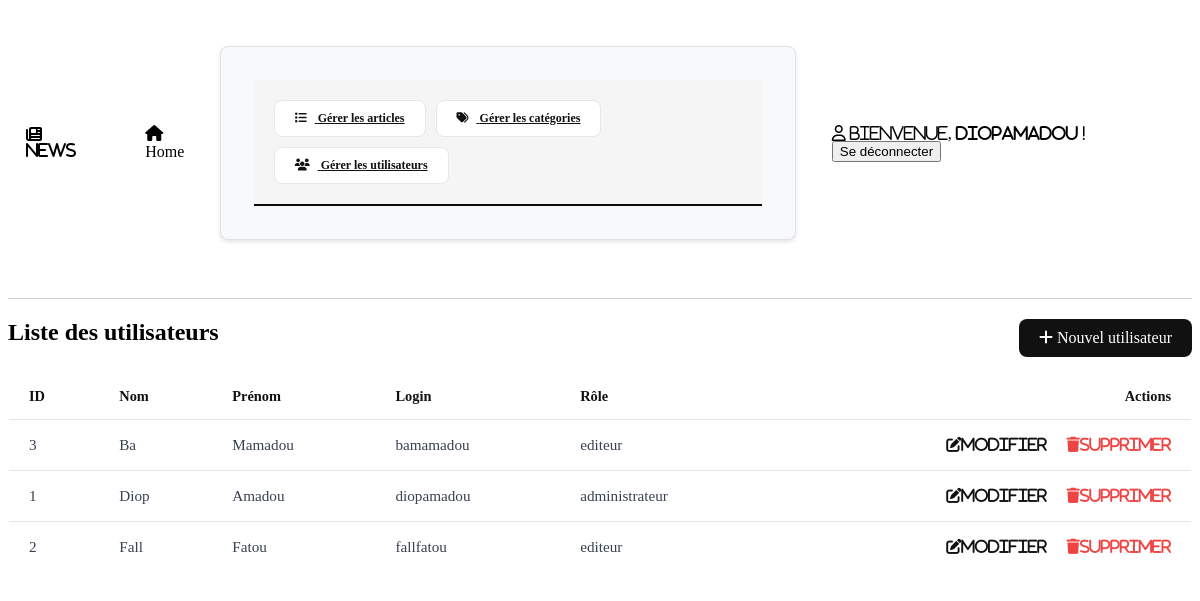
The app's page /utilisateurs/liste.php (signed in) with its own data.
### tables this page shows
CREATE TABLE IF NOT EXISTS utilisateurs (
    id            INT AUTO_INCREMENT PRIMARY KEY,
    nom           VARCHAR(100) NOT NULL,
    prenom        VARCHAR(100) NOT NULL,
    login         VARCHAR(100) NOT NULL UNIQUE,
    mot_de_passe  VARCHAR(255) NOT NULL,
    role          ENUM('editeur', 'administrateur') NOT NULL,
    date_creation DATETIME DEFAULT CURRENT_TIMESTAMP
);

### utilisateurs/liste.php (the view, shortened to what this page needs)
<?php
require_once '../db.php';
require_once '../entete.php';
require_once '../menu.php';
$utilisateurs = $db->query("SELECT * FROM utilisateurs ORDER BY nom")->fetchAll(PDO::FETCH_ASSOC);
?>
<a href="ajouter.php" class="btn-new">
    <i class="fa-solid fa-plus"></i> Nouvel utilisateur
</a>
<h2>Liste des utilisateurs</h2>
<table>
    <thead>
        <tr>
            <th>ID</th>
            <th>Nom</th>
            <th>Prénom</th>
            <th>Login</th>
            <th>Rôle</th>
            <th>Actions</th>
        </tr>
    </thead>
    <tbody>
        <?php foreach ($utilisateurs as $utilisateur) : ?>
        <tr>
            <td><?= htmlspecialchars($utilisateur['id']) ?></td>
            <td><?= htmlspecialchars($utilisateur['nom']) ?></td>
            <td><?= htmlspecialchars($utilisateur['prenom']) ?></td>
            <td><?= htmlspecialchars($utilisateur['login']) ?></td>
            <td><?= htmlspecialchars($utilisateur['role']) ?></td>
            <td>
                <a href="modifier.php?id=<?= (int)$utilisateur['id'] ?>" class="btn btn-edit">
                    <i class="fa-solid fa-pen-to-square">Modifier</i>
                </a>
                <a href="supprimer.php?id=<?= (int)$utilisateur['id'] ?>" class="btn btn-delete" onclick="return confirm('Êtes-vous sûr de vouloir supprimer cet utilisateur ?');">
                    <i class="fa-solid fa-trash">Supprimer</i>
                </a>
            </td>
        </tr>
        <?php endforeach; ?>
    </tbody>
</table>
</body>
</html>

### style.css (style rules this page uses)
nav div, th, header div { margin: 18px; }
table { display: table; width: 100%; border-collapse: collapse; background-color: #fff; border: 1px solid #e5e7eb; border-radius: 8px; overflow: hidden; margin-top: 20px; }
table th { display: table-cell; padding: 14px 20px; text-align: left; font-weight: 600; font-size: 0.9rem; color: #111; border-bottom: 1px solid #e5e7eb; background-color: #fff; }
table td { display: table-cell; padding: 16px 20px; text-align: left; font-size: 0.95rem; color: #374151; border-bottom: 1px solid #e5e7eb; }
table tr:last-child td { border-bottom: none; }
table th:last-child, table td:last-child { text-align: right; }
.btn-edit { color: #111; text-decoration: none; font-weight: 300; margin-right: 16px; }
.btn-delete, .btn-cancel { color: #ef4444; text-decoration: none; font-weight: 300; }
.btn-new { background-color: #111; color: #fff; padding: 10px 20px; border-radius: 8px; text-decoration: none; font-weight: 500; margin-bottom: 16px; float: right; }

### records on screen
utilisateurs: id "3", nom "Ba", prenom "Mamadou", login "bamamadou", role "editeur"
utilisateurs: id "1", nom "Diop", prenom "Amadou", login "diopamadou", role "administrateur"
utilisateurs: id "2", nom "Fall", prenom "Fatou", login "fallfatou", role "editeur"

### other values on screen
$_SESSION['user']['login'] "diopamadou"
